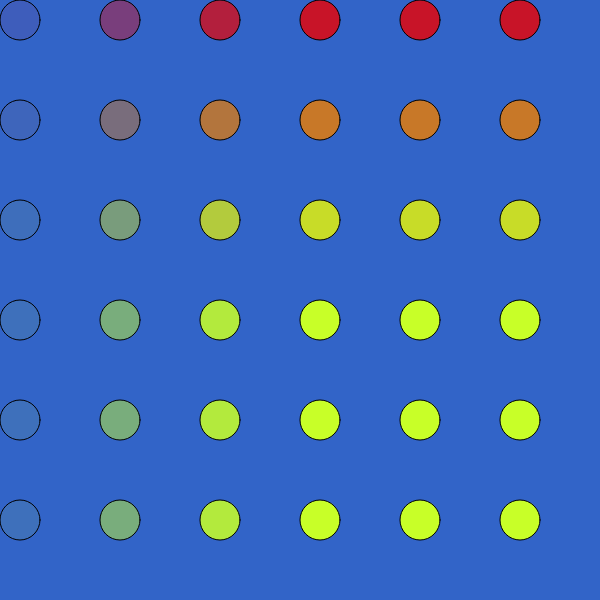
Frame 1 (no input)
Frame 60 (no input): identical to frame 1, image omitted
Frame 120 (the mouse pressed at the canvas centre since frame 60): identical to frame 1, image omitted

The p5.js sketch that drew this single still picture (run headless with seeded random() and noise() and a simulated clock; from frame 60 on, the mouse is pressed at the canvas centre):

// p5.js sketch
// ── sketch.js
function setup() {
  createCanvas(600, 600);
}

function draw() {
  background(50, 100, 200);
  
  for (var i=20; i<width;i+=100 ){
    for (var j =20; j<height; j+=100){
      fill(200, 0+j, 40, 0+i);
      ellipse(i, j, 40, 40);
    }
  }
}
